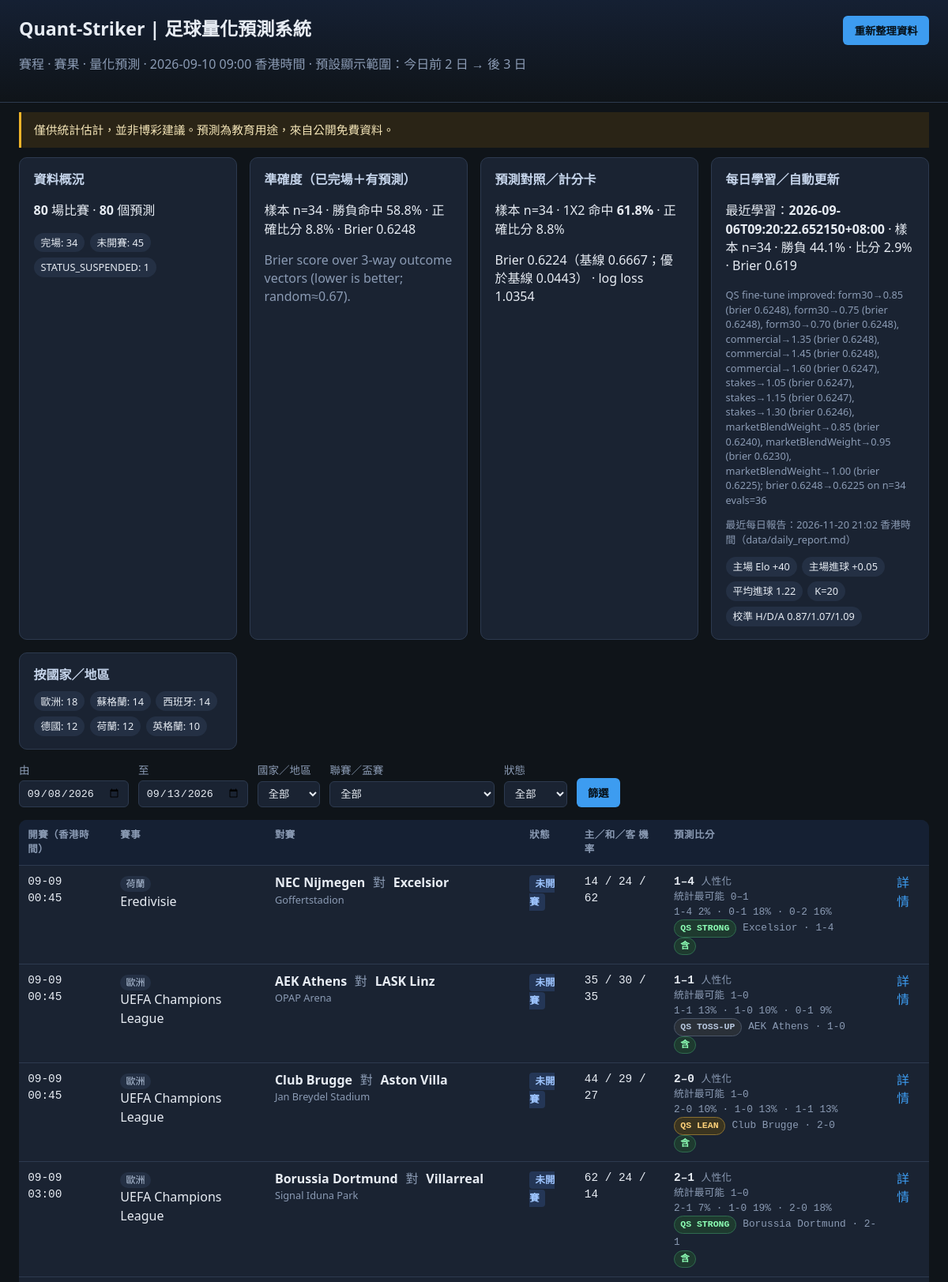
The page / (upper part) on the database its author committed.
### tables this page shows
CREATE TABLE matches (
    id INTEGER PRIMARY KEY AUTOINCREMENT,
    date TEXT,
    kickoff_utc TEXT,
    kickoff_hkt TEXT,
    league TEXT,
    country TEXT,
    competition_key TEXT,
    home TEXT,
    away TEXT,
    home_score INTEGER,
    away_score INTEGER,
    status TEXT,
    venue TEXT,
    source TEXT,
    source_id TEXT,
    extra TEXT,
    dedupe_key TEXT UNIQUE,
    updated_at TEXT
);

CREATE TABLE learning_runs (
    id INTEGER PRIMARY KEY AUTOINCREMENT,
    ran_at TEXT NOT NULL,
    finished_n INTEGER,
    result_acc REAL,
    exact_acc REAL,
    brier REAL,
    params_json TEXT,
    notes TEXT
);

CREATE TABLE model_params (
    key TEXT PRIMARY KEY,
    value REAL NOT NULL,
    updated_at TEXT
);

CREATE TABLE predictions (
    match_id INTEGER PRIMARY KEY,
    p_home REAL,
    p_draw REAL,
    p_away REAL,
    score_home INTEGER,
    score_away INTEGER,
    lambda_home REAL,
    lambda_away REAL,
    model TEXT,
    features_json TEXT,
    created_at TEXT,
    FOREIGN KEY(match_id) REFERENCES matches(id)
);

### app/main.py (the view)
@app.get("/", response_class=HTMLResponse)
async def index(
    request: Request,
    country: Optional[str] = None,
    competition: Optional[str] = None,
    status: Optional[str] = None,
    date_from: Optional[str] = None,
    date_to: Optional[str] = None,
):
    date_from, date_to = _clamp_to_dashboard_window(date_from, date_to)
    matches = db.query_matches(
        date_from=date_from,
        date_to=date_to,
        country=country or None,
        competition_key=competition or None,
        status=status or None,
        limit=300,
    )
    for m in matches:
        pred = db.get_prediction(m["id"])
        m["prediction"] = pred
    counts = db.counts()
    accuracy = db.accuracy_stats()
    learning = latest_learning_run()
    model_params = get_model_params()
    try:
        scorecard = get_scorecard_summary(refresh=False)
    except Exception:
        scorecard = {"n": 0}
    report_path = ROOT / "data" / "daily_report.md"
    daily_report_time = None
    if report_path.exists():
        ts = datetime.fromtimestamp(report_path.stat().st_mtime, tz=timezone.utc).astimezone(HKT)
        daily_report_time = ts.strftime("%Y-%m-%d %H:%M 香港時間")
    return templates.TemplateResponse(
        request,
        "index.html",
        _ui_ctx(
            matches=matches,
            countries=countries(),
            competitions=competitions_by_country(),
            filters={
                "country": country or "",
                "competition": competition or "",
                "status": status or "",
                "date_from": date_from,
                "date_to": date_to,
            },
            counts=counts,
            accuracy=accuracy,
            collect_status=_collect_status,
            learning=learning,
            model_params=model_params,
            scorecard=scorecard,
            window_label="香港時間：今日前 2 日 → 後 3 日",
            daily_report_time=daily_report_time,
        ),
    )

### templates/index.html (shortened to what this page needs)
<!DOCTYPE html>
<html lang="zh-Hant">
<head>
  <link rel="stylesheet" href="/static/style.css" />
</head>
<body>
  <header class="top">
    <div>
      <h1>Quant-Striker | 足球量化預測系統</h1>
      <p class="sub">賽程 · 賽果 · 量化預測 · {{ now_hkt }} · 預設顯示範圍：今日前 2 日 → 後 3 日</p>
    </div>
    <div class="actions">
      <button id="btn-refresh" class="btn">重新整理資料</button>
    </div>
  </header>
  <aside class="disclaimer">{{ disclaimer }}</aside>
  <section class="panels">
    <div class="card">
      <h2>資料概況</h2>
      <p><strong>{{ counts.matches }}</strong> 場比賽 · <strong>{{ counts.predictions }}</strong> 個預測</p>
      <ul class="chips">
        {% for s, n in counts.by_status.items() %}
        <li>{{ status_zh.get(s, s) }}: {{ n }}</li>
        {% endfor %}
      </ul>
    </div>
    <div class="card">
      <h2>準確度（已完場＋有預測）</h2>
      {% if accuracy.n %}
      <p>樣本 n={{ accuracy.n }} · 勝負命中 {{ '%.1f'|format(accuracy.result_accuracy * 100) }}% ·
         正確比分 {{ '%.1f'|format(accuracy.exact_score_accuracy * 100) }}% ·
         Brier {{ accuracy.brier }}</p>
      <p class="muted">{{ accuracy.note }}</p>
      {% else %}
      <p class="muted">{{ accuracy.note }}</p>
      {% endif %}
    </div>
    <div class="card">
      <h2>預測對照／計分卡</h2>
      {% if scorecard and scorecard.n %}
      <p>樣本 n={{ scorecard.n }} · 1X2 命中 <strong>{{ '%.1f'|format((scorecard.hit_1x2_rate or 0) * 100) }}%</strong>
         · 正確比分 {{ '%.1f'|format((scorecard.hit_score_rate or 0) * 100) }}%</p>
      <p>Brier {{ scorecard.mean_brier }}（基線 {{ scorecard.baseline_brier }}；優於基線 {{ scorecard.brier_vs_baseline }}）
         · log loss {{ scorecard.mean_logloss }}</p>
      {% else %}
      <p class="muted">尚未有完場預測對照。跑完 daily_update／計分卡後會顯示。</p>
      {% endif %}
    </div>
    <div class="card">
      <h2>每日學習／自動更新</h2>
      {% if learning %}
      <p>最近學習：<strong>{{ learning.ran_at }}</strong>
         · 樣本 n={{ learning.finished_n }}
         · 勝負 {{ '%.1f'|format((learning.result_acc or 0) * 100) }}%
         · 比分 {{ '%.1f'|format((learning.exact_acc or 0) * 100) }}%
         · Brier {{ learning.brier }}</p>
      {% if learning.notes %}<p class="muted tiny">{{ learning.notes }}</p>{% endif %}
      {% else %}
      <p class="muted">尚未執行學習。請跑 <code>scripts/daily_update.py</code> 或撳重新整理。</p>
      {% endif %}
      {% if daily_report_time %}
      <p class="muted tiny">最近每日報告：{{ daily_report_time }}（data/daily_report.md）</p>
      {% endif %}
      {% if model_params %}
      <ul class="chips">
        <li>主場 Elo +{{ '%.0f'|format(model_params.home_adv_elo) }}</li>
        <li>主場進球 +{{ '%.2f'|format(model_params.home_adv_goals) }}</li>
        <li>平均進球 {{ '%.2f'|format(model_params.avg_goals) }}</li>
        <li>K={{ '%.0f'|format(model_params.k_factor) }}</li>
        <li>校準 H/D/A {{ '%.2f'|format(model_params.calibration_home) }}/{{ '%.2f'|format(model_params.calibration_draw) }}/{{ '%.2f'|format(model_params.calibration_away) }}</li>
      </ul>
      {% endif %}
    </div>
    <div class="card">
      <h2>按國家／地區</h2>
      <ul class="chips">
        {% for c, n in counts.by_country.items() %}
        <li>{{ country_zh.get(c, c) }}: {{ n }}</li>
        {% endfor %}
      </ul>
    </div>
  </section>
  <form class="filters" method="get" action="/">
    <label>由 <input type="date" name="date_from" value="{{ filters.date_from }}" /></label>
    <label>至 <input type="date" name="date_to" value="{{ filters.date_to }}" /></label>
    <label>國家／地區
      <select name="country">
        <option value="">全部</option>
      </select>
    </label>
    <label>聯賽／盃賽
      <select name="competition">
        <option value="">全部</option>
      </select>
    </label>
    <label>狀態
      <select name="status">
        <option value="">全部</option>
      </select>
    </label>
    <button class="btn" type="submit">篩選</button>
  </form>
  <section class="table-wrap">
    <table>
      <thead>
        <tr>
          <th>開賽（香港時間）</th>
          <th>賽事</th>
          <th>對賽</th>
          <th>狀態</th>
          <th>主／和／客 機率</th>
          <th>預測比分</th>
          <th></th>
        </tr>
      </thead>
      <tbody>
        {% for m in matches %}
        <tr>
          <td class="mono">
            {% if m.kickoff_hkt %}{{ m.kickoff_hkt[5:16].replace('T',' ') }}{% else %}{{ m.date }}{% endif %}
          </td>
          <td>
            <span class="pill">{{ country_zh.get(m.country, m.country) }}</span>
            <div>{{ m.league }}</div>
          </td>
          <td>
            <strong>{{ m.home }}</strong>
            {% if m.home_score is not none %}
              <span class="score">{{ m.home_score }}–{{ m.away_score }}</span>
            {% else %}
              <span class="vs">對</span>
            {% endif %}
            <strong>{{ m.away }}</strong>
            {% if m.venue %}<div class="muted tiny">{{ m.venue }}</div>{% endif %}
          </td>
          <td><span class="status s-{{ m.status }}">{{ status_zh.get(m.status, m.status) }}</span></td>
          <td class="mono">
            {% if m.prediction %}
              {{ '%.0f'|format(m.prediction.p_home*100) }} /
              {{ '%.0f'|format(m.prediction.p_draw*100) }} /
              {{ '%.0f'|format(m.prediction.p_away*100) }}
            {% else %}—{% endif %}
          </td>
          <td class="mono">
            {% if m.prediction %}
              {% set tops = m.prediction.top_scorelines or (m.prediction.features.top_scorelines if m.prediction.features else None) %}
              <div><strong>{{ m.prediction.score_home }}–{{ m.prediction.score_away }}</strong>
                <span class="muted tiny">人性化</span></div>
              {% set sh = m.prediction.stat_score_home if m.prediction.stat_score_home is defined else (m.prediction.features.stat_score.home if m.prediction.features and m.prediction.features.stat_score is defined else none) %}
              {% set sa = m.prediction.stat_score_away if m.prediction.stat_score_away is defined else (m.prediction.features.stat_score.away if m.prediction.features and m.prediction.features.stat_score is defined else none) %}
              {% if sh is not none and (sh != m.prediction.score_home or sa != m.prediction.score_away) %}
              <div class="muted tiny">統計最可能 {{ sh }}–{{ sa }}</div>
              {% endif %}
              {% if tops and tops|length > 1 %}
              <div class="muted tiny">
                {% for s in tops[:3] %}
                  {{ s.home }}-{{ s.away }} {{ '%.0f'|format(s.p*100) }}%{% if not loop.last %} · {% endif %}
                {% endfor %}
              </div>
              {% endif %}
              {% set cons = m.prediction.consensus or (m.prediction.features.consensus if m.prediction.features else None) %}
              {% set qs = (cons.quant_striker if cons else None) or (m.prediction.features.quant_striker if m.prediction.features else None) %}
              {% if qs and qs.confidence %}
                <div><span class="badge badge-qs badge-qs-{{ qs.confidence }} tiny">QS {{ qs.confidence }}</span>
                  {% if qs.system and qs.system.result_call %}<span class="muted tiny"> {{ qs.system.result_call }}{% if qs.system.scoreline %} · {{ qs.system.scoreline }}{% endif %}</span>{% endif %}
                </div>
              {% endif %}
              {% if cons and cons.blend and cons.blend.blended %}
                <div><span class="badge badge-consensus tiny">含 </span></div>
              {% endif %}
            {% else %}—{% endif %}
          </td>
          <td><a class="link" href="/match/{{ m.id }}">詳情</a></td>
        </tr>
        {% else %}
        <tr><td colspan="7" class="muted">此範圍冇比賽。請撳<strong>重新整理資料</strong>或執行 collect 腳本。</td></tr>
        {% endfor %}
      </tbody>
    </table>
  </section>
</body>
</html>

### static/style.css (style rules this page uses)
:root { --bg: #0f1419; --panel: #1a2332; --border: #2d3a4f; --text: #e7ecf3; --muted: #8b9bb4; --accent: #3d9cf0; --good: #3ecf8e; --warn: #f0b429; --bad: #f07178; --pill: #243044; }
* { box-sizing: border-box; }
body { margin: 0; font-family: "IBM Plex Sans", "Segoe UI", system-ui, sans-serif; background: var(--bg); color: var(--text); line-height: 1.45; }
.top { display: flex; justify-content: space-between; align-items: flex-start; gap: 1rem; padding: 1.25rem 1.5rem; border-bottom: 1px solid var(--border); background: linear-gradient(180deg, #152033, var(--bg)); }
h1 { margin: 0 0 .25rem; font-size: 1.45rem; }
.sub, .muted { color: var(--muted); }
.tiny { font-size: .8rem; }
.disclaimer { margin: .75rem 1.5rem; padding: .75rem 1rem; border-left: 3px solid var(--warn); background: #2a2416; color: #f5e6b8; font-size: .92rem; }
.panels { display: grid; grid-template-columns: repeat(auto-fit, minmax(240px, 1fr)); gap: 1rem; padding: 0 1.5rem 1rem; }
.card { background: var(--panel); border: 1px solid var(--border); border-radius: 10px; padding: 1rem 1.1rem; }
.card h2 { margin: 0 0 .6rem; font-size: 1rem; color: #c5d4ea; }
.filters { display: flex; flex-wrap: wrap; gap: .75rem; align-items: end; padding: 0 1.5rem 1rem; }
.filters label { display: flex; flex-direction: column; gap: .25rem; font-size: .85rem; color: var(--muted); }
input, select { background: var(--panel); color: var(--text); border: 1px solid var(--border); border-radius: 6px; padding: .45rem .55rem; }
.btn { background: var(--accent); color: #061018; border: 0; border-radius: 6px; padding: .55rem .9rem; font-weight: 600; cursor: pointer; }
.table-wrap { padding: 0 1.5rem 2rem; overflow-x: auto; }
table { width: 100%; border-collapse: collapse; background: var(--panel); border-radius: 10px; overflow: hidden; }
th, td { padding: .65rem .7rem; border-bottom: 1px solid var(--border); text-align: left; vertical-align: top; }
th { font-size: .78rem; text-transform: uppercase; letter-spacing: .04em; color: var(--muted); background: #152033; }
.mono { font-family: "IBM Plex Mono", ui-monospace, monospace; font-size: .9rem; }
.pill { display: inline-block; background: var(--pill); padding: .1rem .45rem; border-radius: 999px; font-size: .75rem; color: #b7c7de; }
.chips { list-style: none; padding: 0; margin: 0; display: flex; flex-wrap: wrap; gap: .4rem; }
.chips li { background: var(--pill); padding: .2rem .55rem; border-radius: 999px; font-size: .8rem; }
.status { font-size: .78rem; font-weight: 600; padding: .15rem .45rem; border-radius: 4px; }
.s-SCHEDULED { background: #243656; color: #9ec5ff; }
.vs { margin: 0 .35rem; color: var(--muted); }
.link { color: var(--accent); text-decoration: none; }
.actions { display: flex; flex-direction: column; align-items: flex-end; gap: .35rem; }
.badge { display: inline-block; font-size: .72rem; font-weight: 600; padding: .12rem .45rem; border-radius: 999px; }
.badge-consensus { background: #1e3a2f; color: #8dffb5; border: 1px solid #2f6b4f; }
.badge-qs { border: 1px solid #4a6fa5; background: #1a2a44; color: #9ec5ff; }
.badge-qs-STRONG { background: #1e3a2f; color: #8dffb5; border-color: #2f6b4f; }
.badge-qs-LEAN { background: #3a3420; color: #ffd27a; border-color: #8a7030; }
.badge-qs-TOSS-UP { background: #2a3038; color: #b7c7de; border-color: #4a5568; }

### rows shown on the page
matches: get "STATUS_SUSPENDED", home_score "1"
learning_runs: ran_at "2026-09-06T09:20:22.652150+08:00", finished_n "34", (learning.result_accor0)*100 "44.1", (learning.exact_accor0)*100 "2.9", brier "0.619", notes "QS fine-tune improved: form30→0.85 (brier 0.6248), form30→0.75 (brier 0.6248), form30→0.70 (brier 0.6248), commercial→1.35 (brier 0.6248), commercial→1.45 (brier 0.6248), commercial→1.60 (brier 0.6247), stakes→1.05 (brier 0.6247), stakes→1.15 (brier 0.6247), stakes→1.30 (brier 0.6246), marketBlendWeight→0.85 (brier 0.6240), marketBlendWeight→0.95 (brier 0.6230), marketBlendWeight→1.00 (brier 0.6225); brier 0.6248→0.6225 on n=34 evals=36"
model_params: home_adv_elo "40"
model_params: home_adv_goals "0.05"
model_params: avg_goals "1.22"
model_params: k_factor "20"
model_params: calibration_home "0.87"
model_params: calibration_draw "1.07"
model_params: calibration_away "1.09"
matches: kickoff_hkt "09-09 00:45", get "荷蘭", league "Eredivisie", home "NEC Nijmegen", shows "對", away "Excelsior", venue "Goffertstadion", get "未開賽", prediction.score_home "1", prediction.score_away "4", sh "0", sa "1", home "1" "0" "0", away "4" "1" "2", p "2" "18" "16", confidence "STRONG", system.result_call "Excelsior", system.scoreline "1-4", shows "含"
predictions: m.prediction.p_home*100 "14", m.prediction.p_draw*100 "24", m.prediction.p_away*100 "62"
matches: kickoff_hkt "09-09 00:45", get "歐洲", league "UEFA Champions League", home "AEK Athens", shows "對", away "LASK Linz", venue "OPAP Arena", get "未開賽", prediction.score_home "1", prediction.score_away "1", sh "1", sa "0", home "1" "1" "0", away "1" "0" "1", p "13" "10" "9", confidence "TOSS-UP", system.result_call "AEK Athens", system.scoreline "1-0", shows "含"
predictions: m.prediction.p_home*100 "35", m.prediction.p_draw*100 "30", m.prediction.p_away*100 "35"
matches: kickoff_hkt "09-09 00:45", get "歐洲", league "UEFA Champions League", home "Club Brugge", shows "對", away "Aston Villa", venue "Jan Breydel Stadium", get "未開賽", prediction.score_home "2", prediction.score_away "0", sh "1", sa "0", home "2" "1" "1", away "0" "0" "1", p "10" "13" "13", confidence "LEAN", system.result_call "Club Brugge", system.scoreline "2-0", shows "含"
predictions: m.prediction.p_home*100 "44", m.prediction.p_draw*100 "29", m.prediction.p_away*100 "27"
matches: kickoff_hkt "09-09 03:00", get "歐洲", league "UEFA Champions League", home "Borussia Dortmund", shows "對", away "Villarreal", venue "Signal Iduna Park", get "未開賽", prediction.score_home "2", prediction.score_away "1", sh "1", sa "0", home "2" "1" "2", away "1" "0" "0", p "7" "19" "18", confidence "STRONG", system.result_call "Borussia Dortmund", system.scoreline "2-1", shows "含"
predictions: m.prediction.p_home*100 "62", m.prediction.p_draw*100 "24", m.prediction.p_away*100 "14"

### other values the page prints
{{ now_hkt }} "2026-09-10 09:00 香港時間"
{{ disclaimer }} "僅供統計估計，並非博彩建議。預測為教育用途，來自公開免費資料。"
{{ counts.matches }} "80"
{{ counts.predictions }} "80"
{{ status_zh.get(s, s) }} "完場" "未開賽"
{{ n }} "34" "45"
{{ accuracy.n }} "34"
{{ '%.1f'|format(accuracy.result_accuracy * 100) }} "58.8"
{{ '%.1f'|format(accuracy.exact_score_accuracy * 100) }} "8.8"
{{ accuracy.brier }} "0.6248"
{{ accuracy.note }} "Brier score over 3-way outcome vectors (lower is better; random≈0.67)."
{{ scorecard.n }} "34"
{{ '%.1f'|format((scorecard.hit_1x2_rate or 0) * 100) }} "61.8"
{{ '%.1f'|format((scorecard.hit_score_rate or 0) * 100) }} "8.8"
{{ scorecard.mean_brier }} "0.6224"
